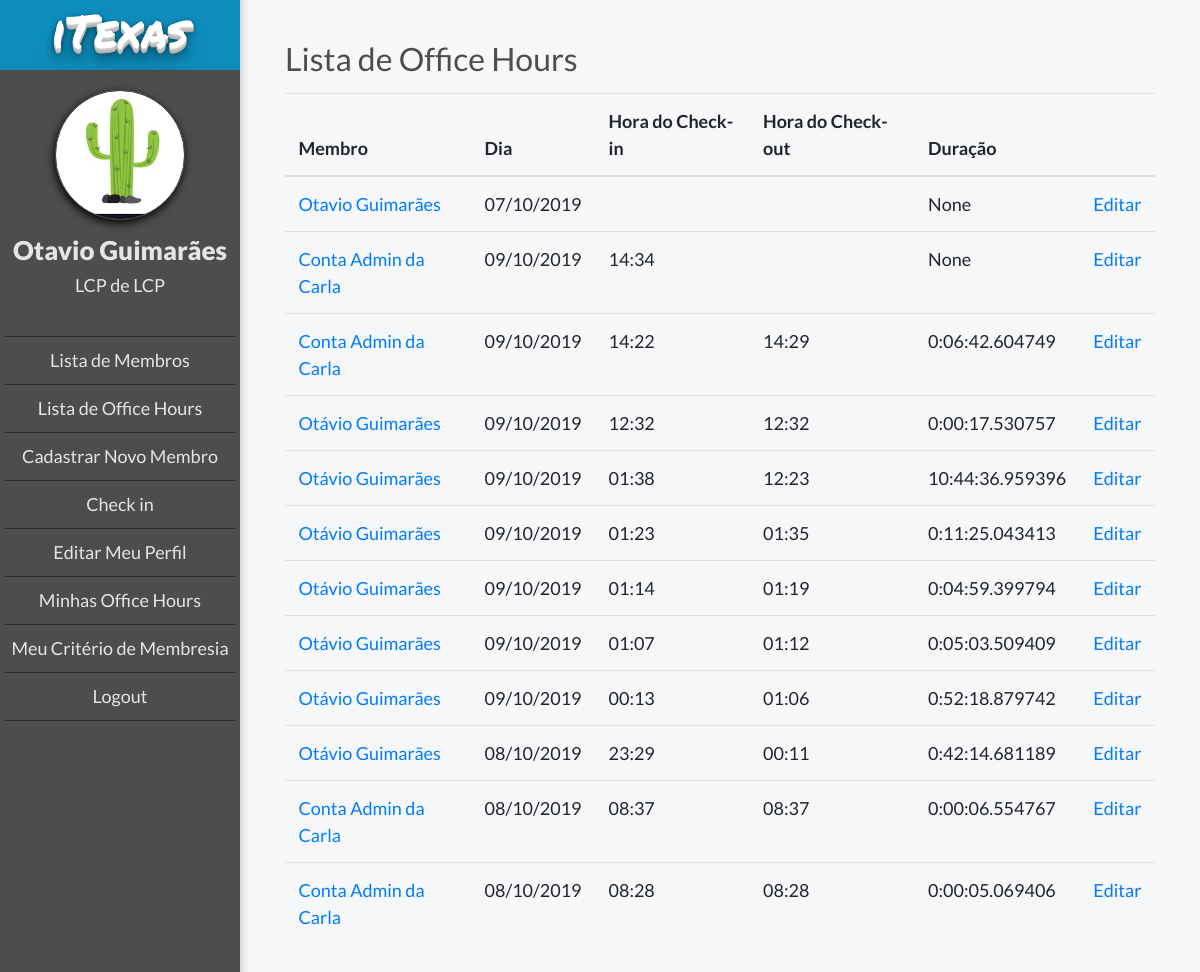
Page /office_hours/officehour_list/ (signed in) on the earlier database version.
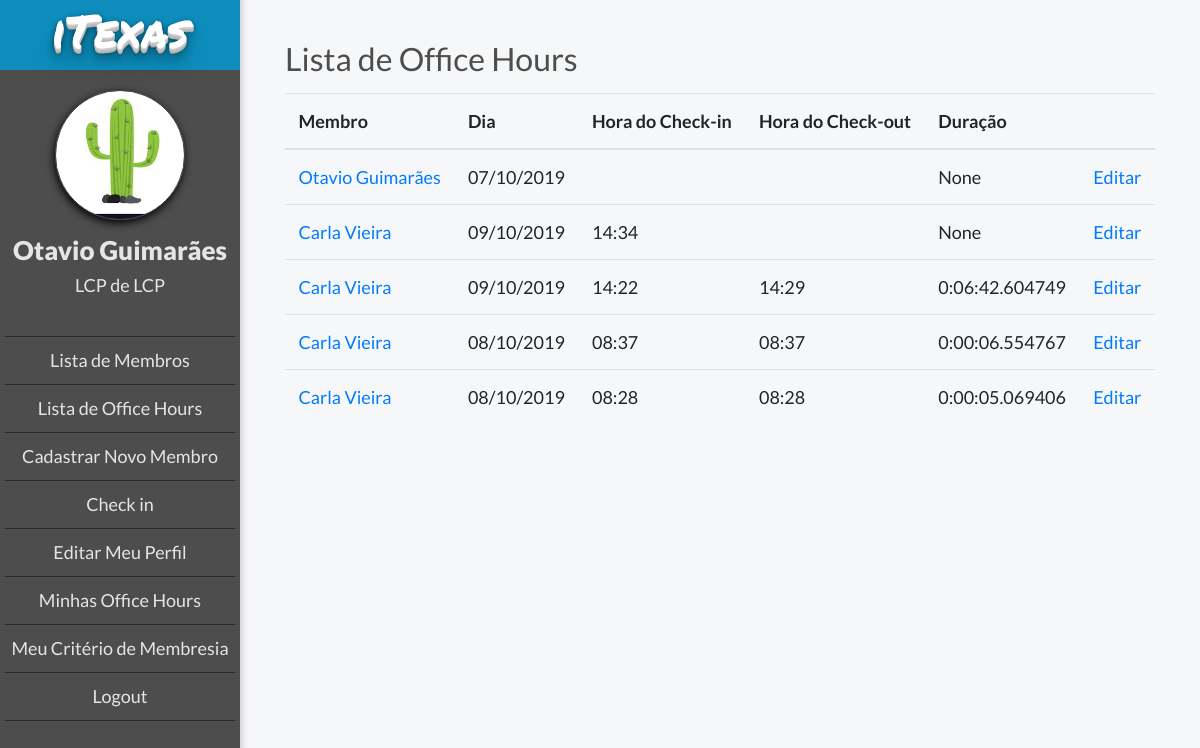
Same page on the later database version.
### members/models.py (models this page shows, shortened)
class MyUser(AbstractBaseUser):
    POST = (('1,', 'LCP'), ('2', 'LCVP'), ('3', 'TLB'), ('4', 'Membro'))
    DEPARTMENT = (
    ('1', 'LCP'), ('2', 'PM'), ('3', 'F&L'), ('4', 'B2C'), ('5', 'B2B'), ('6', 'OGE'), ('7', 'OGT'), ('8', 'OGV'),
    ('9', 'IGE'), ('10', 'IGT'),)
    email = models.EmailField(verbose_name='E-mail', max_length=255, unique=True)
    podio_code = models.CharField(max_length=10, verbose_name='ID do Podio', unique=True)
    first_name = models.CharField(max_length=20, verbose_name='Nome')
    last_name = models.CharField(max_length=20, verbose_name='Sobrenome')
    post = models.CharField(max_length=2, choices=POST, blank=True, null=True, verbose_name='Cargo')
    department = models.CharField(max_length=2, choices=DEPARTMENT, blank=True, null=True, verbose_name='Área')
    leader = models.ForeignKey("MyUser", blank=True, null=True, on_delete=models.SET_NULL, verbose_name='Líder')
    is_working = models.BooleanField(default=False)
    is_active = models.BooleanField(default=True, verbose_name='Está ativo')
    is_admin = models.BooleanField(default=False, verbose_name='É administrador')
    objects = MyUserManager()
    USERNAME_FIELD = 'podio_code'
    REQUIRED_FIELDS = ['email', 'first_name']

### office_hours/models.py (models this page shows)
class OfficeHour(models.Model):
    member = models.ForeignKey(MyUser, verbose_name='Membro', on_delete=models.CASCADE)
    date = models.DateField(verbose_name='Dia', default=date.today)
    checkin_time = models.DateTimeField(verbose_name='Hora do check-in', default=timezone.now)
    checkout_time = models.DateTimeField(verbose_name='Hora do check-out', blank=True, null=True)
    duration = models.DurationField(verbose_name='Duração', blank=True, null=True, help_text=('[DD] [HH:[MM:]] format'))

### office_hours/views.py (the view)
# urls.py: path('officehour_list/', views.officehour_list, name='officehour_list'),
@login_required
def officehour_list(request):
    office_hours = OfficeHour.objects.all().order_by('-checkin_time')
    return render(request, 'office_hours/officehour_list.html', {'office_hours': office_hours, 'request_user': request.user})

### templates/office_hours/officehour_list.html
{% extends "base.html" %}
{% if user.is_authenticated %}
    {% block body_block %}
        <h2 class="title">Lista de Office Hours</h2>
        <table class="table">
            <thead>
            <tr>
                <th class="table-column">Membro</th>
                <th class="table-column">Dia</th>
                <th class="table-column">Hora do Check-in</th>
                <th class="table-column">Hora do Check-out</th>
                <th class="table-column">Duração</th>
                <th class="table-column"> </th>
            </tr>
            </thead>
                <tbody>
            {% for office_hour in office_hours %}
                <tr>
                    <td><a href="{% url 'member_view' office_hour.member.podio_code %}">{{ office_hour.member.first_name }} {{ office_hour.member.last_name }}</a></td>
                    <td>{{ office_hour.date|date:'d/m/Y' }}</td>
                    <td>{{ office_hour.checkin_time|date:'H:i' }}</td>
                    <td>{{ office_hour.checkout_time|date:'H:i' }} </td>
                    <td id="duration">{{ office_hour.duration }}</td>
                    <td><a href="{% url 'officehour_edit' office_hour.id %}">Editar</a></td>
                </tr>
            {% endfor %}
                </tbody>
                </table>
    {% endblock %}
{% else %}
    <h2>Logar</h2>
{% endif %}

### templates/base.html (shortened to what this page needs)
{% load static %}
<!DOCTYPE html>
<html lang="en">
<head>
    <link rel="stylesheet" href="https://stackpath.bootstrapcdn.com/bootstrap/4.3.1/css/bootstrap.min.css"
>
    <link rel="stylesheet" href="https://maxcdn.bootstrapcdn.com/font-awesome/4.5.0/css/font-awesome.min.css">
    <link rel="stylesheet" href="{% static 'css/style.css' %}">
</head>
<body>
{% if user.is_authenticated %}
    <div class="ogr-container">
    <div class="page-body">
    <div class="lateral-menu">
        <div class="logo-area">
            <h2 class="logo-mobile">iTexas</h2>
        </div>
        <div class="menu-area">
            <div class="profile-picture"></div>
            <div class="member-infos">
                <h2 class="member-name">{{ request_user.first_name }} {{ request_user.last_name }}</h2>
                <h3 class="member-area">{{ request_user.get_post_display }} de {{ request_user.get_department_display }}</h3>
            </div>
            <ul class="function-list">
                <li><a href="{% url 'member_list' %}" class="button">Lista de Membros</a></li>
                <li><a href="{% url 'officehour_list' %}" class="button">Lista de Office Hours</a></li>
                <li><a href="{% url 'register' %}" class="button">Cadastrar Novo Membro</a></li>
                {% if user.is_working %}
                    <li><a href="{% url 'check' %}" class="button">Check out</a></li>
                {% else %}
                    <li><a href="{% url 'check' %}" class="button">Check in</a></li>
                {% endif %}
                <li><a href="{% url 'member_edit' user.podio_code %}" class="button">Editar Meu Perfil</a></li>
                <li><a href="{% url 'office_hours_history' %}" class="button">Minhas Office Hours</a></li>
                <li><a href="{% url 'member_report' user.podio_code %}" class="button">Meu Critério de Membresia</a></li>
                {% if user.is_authenticated %}
                    <li><a href="{% url 'user_logout' %}">Logout</a></li>
                {% else %}
                    <li><a class="navbar-link" href="{% url 'user_login' %}">Login</a></li>
                {% endif %}
            </ul>
        </div>
    </div>
    <div class="body-content">
        <div class="body-container">
            {% block body_block %}
            {% endblock %}
        </div>
    </div>
{% endif %}
</div>
</body>
</html>

### static/css/style.css (style rules this page uses)
* { font-family: 'Lato', sans-serif; font-size: 18px; }
body { background-color: #f6f7f9; }
.ogr-container { display: flex; justify-content: center; align-items: center; margin: 0 auto; background-color: #f6f7f9; flex-direction: column; }
.body-content { width: 100%; }
.profile-picture { border: 1px #444444 solid; background-position: center; background-size: cover; width: 150px; height: 150px; border-radius: 75px; box-shadow: -1px 3px 8px 0px #000000; }
.member-infos .member-name { margin-top: 15px; font-size: 26px; font-weight: 800; }
.member-infos .member-area { font-size: 18px; font-weight: 500; }
.page-body { width: 100%; display: flex; margin: 0 auto; }
.page-body .lateral-menu { max-width: 300px; width: 300px; background-color: #4D4D4D; float: left; box-shadow: 1px -6px 7px 1px #cccccc; }
.menu-area { display: flex; flex-direction: column; align-items: center; padding: 20px 5px; }
.page-body .lateral-menu .logo-area { display: flex; justify-content: center; align-items: center; background-color: #4AB9F1; height: 70px; color: #FFFFFF; background: #0e8dbc; text-shadow: 0 1px 0 #CCCCCC, 0 2px 0 #c9c9c9, 0 3px 0 #bbb, 0 4px 0 #b9b9b9, 0 5px 0 #aaa, 0 6px 1px rgba(0,0,0,.1), 0 0 5px rgba(0,0,0,.1), 0 1px 3px rgba(0,0,0,.3), 0 3px 5px rgba(0,0,0,.2), 0 5px 10px rgba(0,0,0,.25), 0 10px 10px rgba(0,0,0,.2), 0 20px 20px rgba(0,0,0,.15); }
.logo-mobile { font-family: 'Permanent Marker', cursive; font-size: 46px; font-weight: 300; }
.lateral-menu .profile-picture { width: 130px; height: 130px; }
.lateral-menu .member-infos { display: flex; flex-direction: column; align-items: center; color: #e5e5e5; }
.lateral-menu ul { display: flex; align-items: center; flex-direction: column; padding-top: 4rem; color: white; font-weight: 900; list-style-type: none; padding: 30px 0; list-style-type: none; width: 100%; cursor: pointer; }
.lateral-menu li { padding: 10px 0; border-bottom: 1px #2a2a2a solid; width: 100%; text-align: center; cursor: pointer; }
.lateral-menu a { color: #e5e5e5; font-weight: normal; }
.lateral-menu li:first-child { border-top: 1px #2a2a2a solid; }
.body-container { padding: 40px 45px; }
.body-container .title { font-size: 32px; color: #4D4D4D; font-weight: 400; }
.body-container .table { margin-top: 15px; }

Differences in the rows shown:
removed OfficeHour: member.first_name "Otávio", member.last_name "Guimarães", date "09/10/2019", checkin_time "12:32", checkout_time "12:32", duration "0:00:17.530757"
removed OfficeHour: member.first_name "Otávio", member.last_name "Guimarães", date "09/10/2019", checkin_time "01:38", checkout_time "12:23", duration "10:44:36.959396"
removed OfficeHour: member.first_name "Otávio", member.last_name "Guimarães", date "09/10/2019", checkin_time "01:23", checkout_time "01:35", duration "0:11:25.043413"
removed OfficeHour: member.first_name "Otávio", member.last_name "Guimarães", date "09/10/2019", checkin_time "01:14", checkout_time "01:19", duration "0:04:59.399794"
removed OfficeHour: member.first_name "Otávio", member.last_name "Guimarães", date "09/10/2019", checkin_time "01:07", checkout_time "01:12", duration "0:05:03.509409"
removed OfficeHour: member.first_name "Otávio", member.last_name "Guimarães", date "09/10/2019", checkin_time "00:13", checkout_time "01:06", duration "0:52:18.879742"
removed OfficeHour: member.first_name "Otávio", member.last_name "Guimarães", date "08/10/2019", checkin_time "23:29", checkout_time "00:11", duration "0:42:14.681189"
changed through a linked row, OfficeHour (number 2 of 5 on the later page): member.first_name "Conta Admin" → "Carla"; member.last_name "da Carla" → "Vieira"
changed through a linked row, OfficeHour (number 3 of 5 on the later page): member.first_name "Conta Admin" → "Carla"; member.last_name "da Carla" → "Vieira"
changed through a linked row, OfficeHour (number 4 of 5 on the later page): member.first_name "Conta Admin" → "Carla"; member.last_name "da Carla" → "Vieira"
changed through a linked row, OfficeHour (number 5 of 5 on the later page): member.first_name "Conta Admin" → "Carla"; member.last_name "da Carla" → "Vieira"
